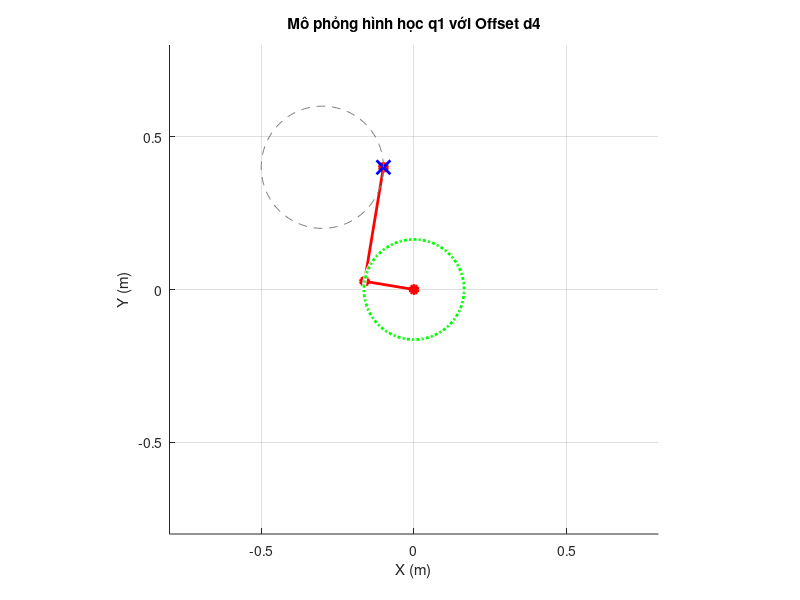

Reproduce this figure in MATLAB.
%% UR10e Q1 Geometry Visualization (Cực kỳ cơ bản)
clear; clc; figure('Color', 'w'); hold on; grid on; axis equal;

% 1. Giả lập thông số (Lấy d4 ngẫu nhiên hoặc theo UR10e)
d4 = 0.1639; % m (UR10e)
radius_path = 0.2; % Bán kính quỹ đạo tròn của đầu công tác
theta_path = linspace(0, 2*pi, 100);
x_center = -0.3;
y_center = 0.4
% 2. Tạo quỹ đạo mục tiêu (XYZ Target)
x_t = x_center + radius_path * cos(theta_path);
y_t = y_center + radius_path * sin(theta_path);

% 3. Khởi tạo đồ thị
h_arm = plot([0 0], [0 0], 'r-o', 'LineWidth', 2, 'MarkerFaceColor', 'r');
h_target = plot(0, 0, 'bx', 'MarkerSize', 10, 'LineWidth', 2);
h_path = plot(x_t, y_t, 'k--', 'Color', [0.5 0.5 0.5]);
h_d4_circle = viscircles([0 0], d4, 'Color', 'g', 'LineStyle', ':'); % Vòng tròn d4

% Cố định khung hình
axis([-0.8 0.8 -0.8 0.8]);
xlabel('X (m)'); ylabel('Y (m)');
title('Mô phỏng hình học q1 với Offset d4');

% 4. Vòng lặp test q1
for i = 1:length(x_t)
    x = x_t(i);
    y = y_t(i);
    
    % --- CÔNG THỨC Q1 TÁCH RIÊNG ---
    rho = sqrt(x^2 + y^2); % Cạnh huyền tam giác vuông (Base to Target)
    
    % Tính q1 (Dựa trên hình tam giác vuông tạo bởi d4 và cạnh huyền rho)
    % phi là góc trong tam giác vuông
    phi = acos(d4 / rho); 
    theta_target = atan2(y, x);
    
    % q1 = góc hướng mục tiêu + góc lệch do d4 + 90 độ (do trục DH)
    q1 = theta_target + phi + pi/2;
    % -------------------------------
    
    % Tính toán tọa độ khớp vai (Vị trí thực của link sau khi quay q1)
    % Để kiểm tra, ta vẽ một đường thẳng từ tâm ra điểm (x,y)
    % nhưng phải "né" khoảng d4.
    x_shoulder = d4 * cos(q1 - pi/2);
    y_shoulder = d4 * sin(q1 - pi/2);
    
    % Cập nhật hình vẽ
    set(h_target, 'XData', x, 'YData', y);
    set(h_arm, 'XData', [0 x_shoulder x], 'YData', [0 y_shoulder y]);
    
    % Vẽ tam giác vuông minh họa cho step hiện tại
    h_tri = patch([0 x_shoulder x], [0 y_shoulder y], 'y', 'FaceAlpha', 0.1);
    
    pause(0.05);
    delete(h_tri); % Xóa tam giác để vẽ cái mới
end